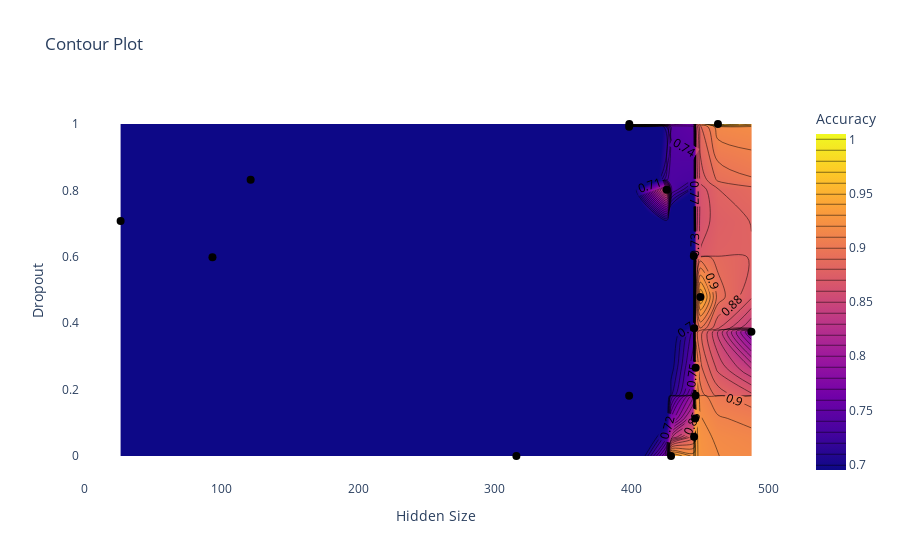

The cell this chart's notebook holds for it:
### Code cell
bayes = analysis_bayes.results_df
plot_contour(bayes, "config/hidden_size", "config/dropout", "accuracy", start=0.7)

### Figure 1 — Plotly figure (JSON) as saved in the notebook; plotly's stock layout.template omitted (floating-point values rounded to 4 significant figures)
{"data": [{"colorbar": {"title": {"text": "Accuracy"}}, "colorscale": [[0, "#0d0887"], [0.1111, "#46039f"], [0.2222, "#7201a8"], [0.3333, "#9c179e"], [0.4444, "#bd3786"], [0.5556, "#d8576b"], [0.6667, "#ed7953"], [0.7778, "#fb9f3a"], [0.8889, "#fdca26"], [1, "#f0f921"]], "contours": {"coloring": "heatmap", "end": 1, "showlabels": true, "size": 0.01, "start": 0.7}, "type": "contour", "x": [487.6, 93.39, 445.6, 26.21, 121.3, 398.1, 446.4, 446.8, 445.5, 398.2, 445.8, 398.1, 446.7, 315.7, 463.1, 428.8, 425.6, 450.2], "y": [0.3745, 0.5987, 0.05808, 0.7081, 0.8324, 0.9919, 0.113, 0.2656, 0.6025, 1.0, 0.3845, 0.1811, 0.182, 0.0, 1.0, 0.0, 0.8022, 0.4786], "z": [0.7766, 0.6531, 0.9484, 0.2172, 0.6219, 0.04375, 0.9766, 0.9141, 0.4219, 0.9344, 0.8875, 0.1891, 0.9609, 0.4078, 0.9641, 0.9531, 0.8766, 0.9516]}, {"customdata": [0.7766, 0.6531, 0.9484, 0.2172, 0.6219, 0.04375, 0.9766, 0.9141, 0.4219, 0.9344, 0.8875, 0.1891, 0.9609, 0.4078, 0.9641, 0.9531, 0.8766, 0.9516], "hovertemplate": "Hidden Size: %{x}<br>Dropout: %{y:.2f}<br>Accuracy: %{customdata:.4f}<extra></extra>", "marker": {"color": "black", "size": 8, "symbol": "circle"}, "mode": "markers", "name": "Data Points", "type": "scatter", "x": [487.6, 93.39, 445.6, 26.21, 121.3, 398.1, 446.4, 446.8, 445.5, 398.2, 445.8, 398.1, 446.7, 315.7, 463.1, 428.8, 425.6, 450.2], "y": [0.3745, 0.5987, 0.05808, 0.7081, 0.8324, 0.9919, 0.113, 0.2656, 0.6025, 1.0, 0.3845, 0.1811, 0.182, 0.0, 1.0, 0.0, 0.8022, 0.4786]}], "layout": {"paper_bgcolor": "white", "plot_bgcolor": "white", "title": {"text": "Contour Plot"}, "xaxis": {"showgrid": false, "title": {"text": "Hidden Size"}}, "yaxis": {"showgrid": false, "title": {"text": "Dropout"}}}}
